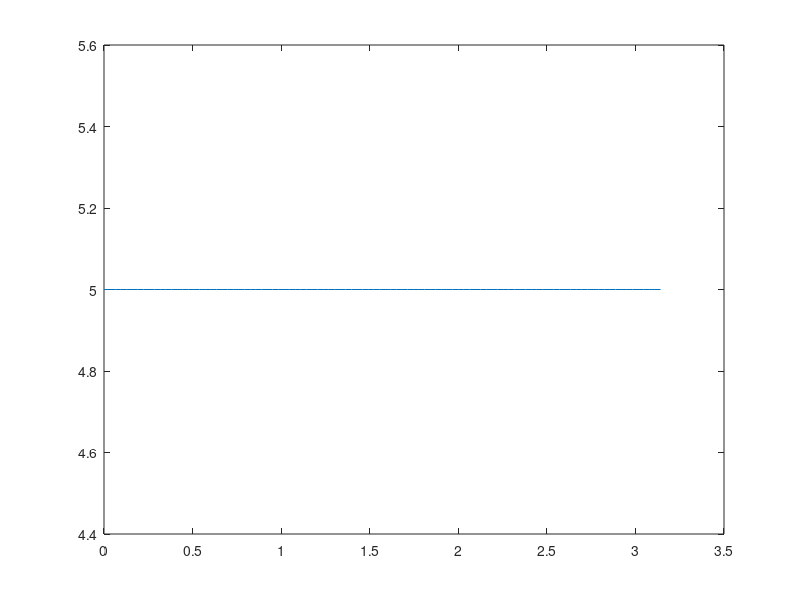

Write MATLAB code to recreate this figure.
% this script computes the decrete time fourier transform of a digital
% signal 
% it assumes that the signal starts ftom n = 0;

clear all;
clc;

signal = input('Enter the signal: ');

len = length(signal);

omega = linspace(0,pi,100);
X = zeros(size(omega));

for i = 1:length(omega)
    X(i) = 0;
    for k=1:len
        X(i) = X(i) + signal(k)*exp(-1i*omega(i)*(k-1));
    end
end

plot(omega,X);


